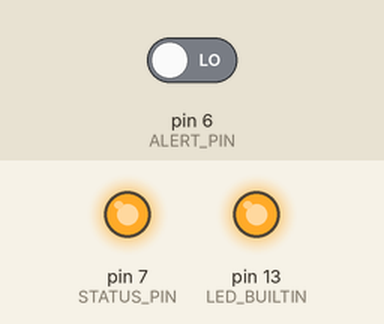
Recording of a sketch running on a simulated Arduino Uno, built with avr-gcc and run on an emulated ATmega328P. On the bench: output pins drawn as LEDs (lit = HIGH). The test bench sets the inputs (shaded band); at power-on: pin 6 (ALERT_PIN) LOW. No radio packets arrive unless stated; what the sketch prints to the serial monitor is not drawn.

Above: at 0.1 s.
At 0.6 s:
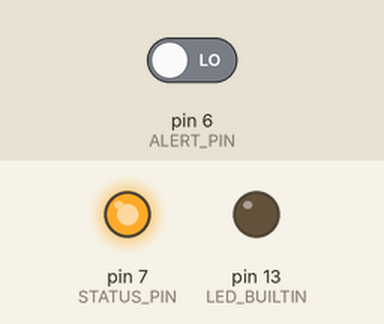
Timing chart, 0 to 2.1 s (numbered marks = the images above):
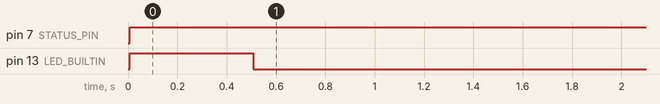

The sketch:

SnakePlantSensor.ino
```cpp
/*
    Code for a remote controller
*/
#include <RF24.h>

struct package {
  unsigned long node;
  unsigned long data;
};

#define SIG_PIN A0     // Moisture reading from FC-28
#define STATUS_PIN 7   // Status LED
#define ALERT_PIN 6    // Threshold pin for FC-28

uint64_t address[6] = {0x7878787878LL,
                       0xB3B4B5B6F1LL,
                       0xB3B4B5B6CDLL,
                       0xB3B4B5B6A3LL,
                       0xB3B4B5B60FLL,
                       0xB3B4B5B605LL
                      };

// Globals.
uint64_t ADDR = address[0];
RF24 radio(9, 10);
int threshold;
package p;


void setup(){
    radio.begin();
    Serial.begin(9600);
    pinMode(SIG_PIN, INPUT);
    pinMode(STATUS_PIN, OUTPUT);
    pinMode(ALERT_PIN, INPUT);


    pinMode(LED_BUILTIN, OUTPUT);

    radio.openWritingPipe(ADDR);
    radio.stopListening();
    Serial.println("Contoller starting.");

    radio.setPayloadSize(sizeof(p));
    radio.setPALevel(RF24_PA_LOW);
    p.node = 0;
    p.data = 0;
}

void loop(){
    p.data    = analogRead(SIG_PIN);
    threshold = digitalRead(ALERT_PIN);

    Serial.print("Analog data: ");
    Serial.println(p.data);

    Serial.print("Threshold: ");
    Serial.println(threshold);

    if(threshold) {
      digitalWrite(STATUS_PIN, LOW);
    }
    else {
      digitalWrite(STATUS_PIN, HIGH);
    }

    radio.write(&p, sizeof(p));
    digitalWrite(LED_BUILTIN, HIGH);
    delay(500);
    digitalWrite(LED_BUILTIN, LOW);
    delay(300000);
}
```

Measured:
- by itself, pin 7 (STATUS_PIN): LOW → HIGH at 0.01 s
- by itself, pin 13 (LED_BUILTIN): LOW → HIGH at 0.01 s, → LOW 0.50 s later
